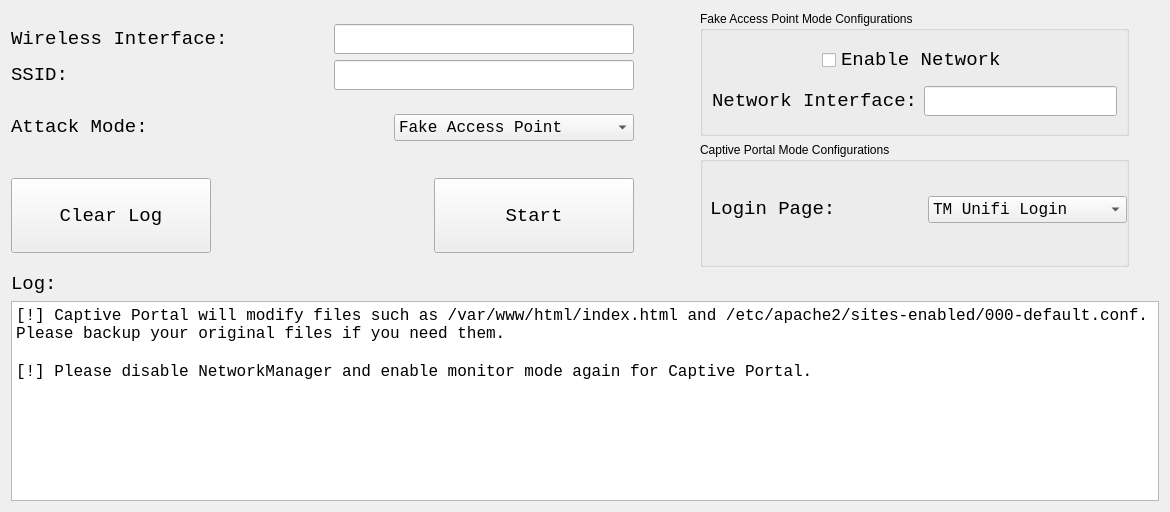
          <widget class="QWidget" name="EvilTwinTab">
           <attribute name="title">
            <string>Evil Twin Attack</string>
           </attribute>
           <layout class="QGridLayout" name="gridLayout_27">
            <item row="0" column="0">
             <layout class="QVBoxLayout" name="verticalLayout_58">
              <item>
               <layout class="QHBoxLayout" name="horizontalLayout_58">
                <item>
                 <layout class="QVBoxLayout" name="verticalLayout_57">
                  <item>
                   <layout class="QVBoxLayout" name="verticalLayout_56">
                    <item>
                     <layout class="QHBoxLayout" name="horizontalLayout_55">
                      <item>
                       <widget class="QLabel" name="interface_label_wifi1_9">
                        <property name="font">
                         <font>
                          <family>Monospace</family>
                          <pointsize>14</pointsize>
                         </font>
                        </property>
                        <property name="text">
                         <string>Wireless Interface:</string>
                        </property>
                       </widget>
                      </item>
                      <item>
                       <spacer name="horizontalSpacer_42">
                        <property name="orientation">
                         <enum>Qt::Horizontal</enum>
                        </property>
                        <property name="sizeType">
                         <enum>QSizePolicy::Expanding</enum>
                        </property>
                        <property name="sizeHint" stdset="0">
                         <size>
                          <width>100</width>
                          <height>20</height>
                         </size>
                        </property>
                       </spacer>
                      </item>
                      <item>
                       <widget class="QLineEdit" name="evil_twin_wireless_interface">
                        <property name="sizePolicy">
                         <sizepolicy hsizetype="Fixed" vsizetype="Fixed">
                          <horstretch>0</horstretch>
                          <verstretch>0</verstretch>
                         </sizepolicy>
                        </property>
                        <property name="minimumSize">
                         <size>
                          <width>300</width>
                          <height>0</height>
                         </size>
                        </property>
                        <property name="font">
                         <font>
                          <family>Monospace</family>
                          <pointsize>14</pointsize>
                         </font>
                        </property>
                        <property name="text">
                         <string/>
                        </property>
                       </widget>
                      </item>
                     </layout>
                    </item>
                    <item>
                     <layout class="QHBoxLayout" name="horizontalLayout_54">
                      <item>
                       <widget class="QLabel" name="interface_label_wifi1_11">
                        <property name="font">
                         <font>
                          <family>Monospace</family>
                          <pointsize>14</pointsize>
                         </font>
                        </property>
                        <property name="text">
                         <string>SSID:</string>
                        </property>
                       </widget>
                      </item>
                      <item>
                       <spacer name="horizontalSpacer_45">
                        <property name="orientation">
                         <enum>Qt::Horizontal</enum>
                        </property>
                        <property name="sizeType">
                         <enum>QSizePolicy::Expanding</enum>
                        </property>
                        <property name="sizeHint" stdset="0">
                         <size>
                          <width>260</width>
                          <height>20</height>
                         </size>
                        </property>
                       </spacer>
                      </item>
                      <item>
                       <widget class="QLineEdit" name="evil_twin_ssid">
                        <property name="sizePolicy">
                         <sizepolicy hsizetype="Fixed" vsizetype="Fixed">
                          <horstretch>0</horstretch>
                          <verstretch>0</verstretch>
                         </sizepolicy>
                        </property>
                        <property name="minimumSize">
                         <size>
                          <width>300</width>
                          <height>0</height>
                         </size>
                        </property>
                        <property name="font">
                         <font>
                          <family>Monospace</family>
                          <pointsize>14</pointsize>
                         </font>
                        </property>
                        <property name="text">
                         <string/>
                        </property>
                       </widget>
                      </item>
                     </layout>
                    </item>
                    <item>
                     <spacer name="verticalSpacer_22">
                      <property name="orientation">
                       <enum>Qt::Vertical</enum>
                      </property>
                      <property name="sizeType">
                       <enum>QSizePolicy::Fixed</enum>
                      </property>
                      <property name="sizeHint" stdset="0">
                       <size>
                        <width>20</width>
                        <height>18</height>
                       </size>
                      </property>
                     </spacer>
                    </item>
                    <item>
                     <layout class="QHBoxLayout" name="horizontalLayout_51">
                      <item>
                       <widget class="QLabel" name="ip_address_label_10">
                        <property name="sizePolicy">
                         <sizepolicy hsizetype="Minimum" vsizetype="Preferred">
                          <horstretch>0</horstretch>
                          <verstretch>0</verstretch>
                         </sizepolicy>
                        </property>
                        <property name="minimumSize">
                         <size>
                          <width>100</width>
                          <height>0</height>
                         </size>
                        </property>
                        <property name="font">
                         <font>
                          <family>Monospace</family>
                          <pointsize>14</pointsize>
                         </font>
                        </property>
                        <property name="layoutDirection">
                         <enum>Qt::LeftToRight</enum>
                        </property>
                        <property name="text">
                         <string>&lt;html&gt;&lt;head/&gt;&lt;body&gt;&lt;p&gt;Attack Mode:&lt;/p&gt;&lt;/body&gt;&lt;/html&gt;</string>
                        </property>
                       </widget>
                      </item>
                      <item>
                       <spacer name="horizontalSpacer_46">
                        <property name="orientation">
                         <enum>Qt::Horizontal</enum>
                        </property>
                        <property name="sizeType">
                         <enum>QSizePolicy::Expanding</enum>
                        </property>
                        <property name="sizeHint" stdset="0">
                         <size>
                          <width>112</width>
                          <height>20</height>
                         </size>
                        </property>
                       </spacer>
                      </item>
                      <item>
                       <widget class="QComboBox" name="evil_twin_attack_mode">
                        <property name="sizePolicy">
                         <sizepolicy hsizetype="MinimumExpanding" vsizetype="Fixed">
                          <horstretch>0</horstretch>
                          <verstretch>0</verstretch>
                         </sizepolicy>
                        </property>
                        <property name="minimumSize">
                         <size>
                          <width>87</width>
                          <height>0</height>
                         </size>
                        </property>
                        <property name="font">
                         <font>
                          <family>Monospace</family>
                          <pointsize>12</pointsize>
                         </font>
                        </property>
                        <item>
                         <property name="text">
                          <string>Fake Access Point</string>
                         </property>
                        </item>
                        <item>
                         <property name="text">
                          <string>Captive Portal</string>
                         </property>
                        </item>
                       </widget>
                      </item>
                     </layout>
                    </item>
                   </layout>
                  </item>
                  <item>
                   <spacer name="verticalSpacer_21">
                    <property name="orientation">
                     <enum>Qt::Vertical</enum>
                    </property>
                    <property name="sizeType">
                     <enum>QSizePolicy::Fixed</enum>
                    </property>
                    <property name="sizeHint" stdset="0">
                     <size>
                      <width>20</width>
                      <height>18</height>
                     </size>
                    </property>
                   </spacer>
                  </item>
                  <item>
                   <layout class="QHBoxLayout" name="horizontalLayout_57">
                    <item>
                     <widget class="QPushButton" name="evil_twin_clear_log">
                      <property name="minimumSize">
                       <size>
                        <width>200</width>
                        <height>75</height>
                       </size>
                      </property>
                      <property name="font">
                       <font>
                        <family>Monospace</family>
                        <pointsize>14</pointsize>
                       </font>
                      </property>
                      <property name="text">
                       <string>Clear Log</string>
                      </property>
                     </widget>
                    </item>
                    <item>
                     <spacer name="horizontalSpacer_47">
                      <property name="orientation">
                       <enum>Qt::Horizontal</enum>
                      </property>
                      <property name="sizeType">
                       <enum>QSizePolicy::Expanding</enum>
                      </property>
                      <property name="sizeHint" stdset="0">
                       <size>
                        <width>112</width>
                        <height>20</height>
                       </size>
                      </property>
                     </spacer>
                    </item>
                    <item>
                     <widget class="QPushButton" name="evil_twin_button">
                      <property name="minimumSize">
                       <size>
                        <width>200</width>
                        <height>75</height>
                       </size>
                      </property>
                      <property name="font">
                       <font>
                        <family>Monospace</family>
                        <pointsize>14</pointsize>
                       </font>
                      </property>
                      <property name="text">
                       <string>Start</string>
                      </property>
                     </widget>
                    </item>
                   </layout>
                  </item>
                 </layout>
                </item>
                <item>
                 <spacer name="horizontalSpacer_48">
                  <property name="orientation">
                   <enum>Qt::Horizontal</enum>
                  </property>
                  <property name="sizeType">
                   <enum>QSizePolicy::Expanding</enum>
                  </property>
                  <property name="sizeHint" stdset="0">
                   <size>
                    <width>60</width>
                    <height>20</height>
                   </size>
                  </property>
                 </spacer>
                </item>
                <item>
                 <layout class="QVBoxLayout" name="verticalLayout_55">
                  <item>
                   <widget class="QGroupBox" name="groupBox_10">
                    <property name="minimumSize">
                     <size>
                      <width>300</width>
                      <height>125</height>
                     </size>
                    </property>
                    <property name="title">
                     <string>Fake Access Point Mode Configurations</string>
                    </property>
                    <layout class="QGridLayout" name="gridLayout_26">
                     <item row="0" column="0">
                      <layout class="QHBoxLayout" name="horizontalLayout_53">
                       <item>
                        <spacer name="horizontalSpacer_43">
                         <property name="orientation">
                          <enum>Qt::Horizontal</enum>
                         </property>
                         <property name="sizeType">
                          <enum>QSizePolicy::MinimumExpanding</enum>
                         </property>
                         <property name="sizeHint" stdset="0">
                          <size>
                           <width>100</width>
                           <height>20</height>
                          </size>
                         </property>
                        </spacer>
                       </item>
                       <item>
                        <widget class="QCheckBox" name="evil_twin_network_enable">
                         <property name="font">
                          <font>
                           <family>Monospace</family>
                           <pointsize>14</pointsize>
                          </font>
                         </property>
                         <property name="mouseTracking">
                          <bool>true</bool>
                         </property>
                         <property name="tabletTracking">
                          <bool>false</bool>
                         </property>
                         <property name="focusPolicy">
                          <enum>Qt::StrongFocus</enum>
                         </property>
                         <property name="text">
                          <string>Enable Network</string>
                         </property>
                         <property name="iconSize">
                          <size>
                           <width>16</width>
                           <height>16</height>
                          </size>
                         </property>
                         <property name="checked">
                          <bool>false</bool>
                         </property>
                         <property name="tristate">
                          <bool>false</bool>
                         </property>
                        </widget>
                       </item>
                       <item>
                        <spacer name="horizontalSpacer_44">
                         <property name="orientation">
                          <enum>Qt::Horizontal</enum>
                         </property>
                         <property name="sizeType">
                          <enum>QSizePolicy::MinimumExpanding</enum>
                         </property>
                         <property name="sizeHint" stdset="0">
                          <size>
                           <width>100</width>
                           <height>20</height>
                          </size>
                         </property>
                        </spacer>
                       </item>
                      </layout>
                     </item>
                     <item row="1" column="0">
                      <layout class="QHBoxLayout" name="horizontalLayout_52">
                       <item>
                        <widget class="QLabel" name="interface_label_wifi1_12">
                         <property name="font">
                          <font>
                           <family>Monospace</family>
                           <pointsize>14</pointsize>
                          </font>
                         </property>
                         <property name="text">
                          <string>Network Interface:</string>
                         </property>
                        </widget>
                       </item>
                       <item>
                        <widget class="QLineEdit" name="evil_twin_network_interface">
                         <property name="sizePolicy">
                          <sizepolicy hsizetype="Fixed" vsizetype="Fixed">
                           <horstretch>0</horstretch>
                           <verstretch>0</verstretch>
                          </sizepolicy>
                         </property>
                         <property name="minimumSize">
                          <size>
                           <width>100</width>
                           <height>0</height>
                          </size>
                         </property>
                         <property name="font">
                          <font>
                           <family>Monospace</family>
                           <pointsize>14</pointsize>
                          </font>
                         </property>
                         <property name="text">
                          <string/>
                         </property>
                        </widget>
                       </item>
                      </layout>
                     </item>
                    </layout>
                   </widget>
                  </item>
                  <item>
                   <widget class="QGroupBox" name="groupBox_11">
                    <property name="minimumSize">
                     <size>
                      <width>300</width>
                      <height>125</height>
                     </size>
                    </property>
                    <property name="title">
                     <string>Captive Portal Mode Configurations</string>
                    </property>
                    <widget class="QWidget" name="layoutWidget">
                     <property name="geometry">
                      <rect>
                       <x>10</x>
                       <y>50</y>
                       <width>417</width>
                       <height>35</height>
                      </rect>
                     </property>
                     <layout class="QHBoxLayout" name="horizontalLayout_56">
                      <item>
                       <widget class="QLabel" name="ip_address_label_11">
                        <property name="sizePolicy">
                         <sizepolicy hsizetype="Minimum" vsizetype="Preferred">
                          <horstretch>0</horstretch>
                          <verstretch>0</verstretch>
                         </sizepolicy>
                        </property>
                        <property name="minimumSize">
                         <size>
                          <width>212</width>
                          <height>0</height>
                         </size>
                        </property>
                        <property name="font">
                         <font>
                          <family>Monospace</family>
                          <pointsize>14</pointsize>
                         </font>
                        </property>
                        <property name="layoutDirection">
                         <enum>Qt::LeftToRight</enum>
                        </property>
                        <property name="text">
                         <string>&lt;html&gt;&lt;head/&gt;&lt;body&gt;&lt;p&gt;Login Page:&lt;/p&gt;&lt;/body&gt;&lt;/html&gt;</string>
                        </property>
                       </widget>
                      </item>
                      <item>
                       <widget class="QComboBox" name="evil_twin_login_page">
                        <property name="sizePolicy">
                         <sizepolicy hsizetype="MinimumExpanding" vsizetype="Fixed">
                          <horstretch>0</horstretch>
                          <verstretch>0</verstretch>
                         </sizepolicy>
                        </property>
                        <property name="minimumSize">
                         <size>
                          <width>87</width>
                          <height>0</height>
                         </size>
                        </property>
                        <property name="font">
                         <font>
                          <family>Monospace</family>
                          <pointsize>12</pointsize>
                         </font>
                        </property>
                        <item>
                         <property name="text">
                          <string>TM Unifi Login</string>
                         </property>
                        </item>
                       </widget>
                      </item>
                     </layout>
                    </widget>
                   </widget>
                  </item>
                 </layout>
                </item>
                <item>
                 <spacer name="horizontalSpacer_49">
                  <property name="orientation">
                   <enum>Qt::Horizontal</enum>
                  </property>
                  <property name="sizeType">
                   <enum>QSizePolicy::Expanding</enum>
                  </property>
                  <property name="sizeHint" stdset="0">
                   <size>
                    <width>30</width>
                    <height>20</height>
                   </size>
                  </property>
                 </spacer>
                </item>
               </layout>
              </item>
              <item>
               <layout class="QVBoxLayout" name="verticalLayout_54">
                <item>
                 <widget class="QLabel" name="label_15">
                  <property name="font">
                   <font>
                    <family>Monospace</family>
                    <pointsize>14</pointsize>
                   </font>
                  </property>
                  <property name="text">
                   <string>Log:</string>
                  </property>
                 </widget>
                </item>
                <item>
                 <widget class="QTextBrowser" name="evil_twin_log">
                  <property name="minimumSize">
                   <size>
                    <width>250</width>
                    <height>200</height>
                   </size>
                  </property>
                  <property name="font">
                   <font>
                    <family>Monospace</family>
                    <pointsize>12</pointsize>
                   </font>
                  </property>
                  <property name="html">
                   <string>&lt;!DOCTYPE HTML PUBLIC &quot;-//W3C//DTD HTML 4.0//EN&quot; &quot;http://www.w3.org/TR/REC-html40/strict.dtd&quot;&gt;
&lt;html&gt;&lt;head&gt;&lt;meta name=&quot;qrichtext&quot; content=&quot;1&quot; /&gt;&lt;style type=&quot;text/css&quot;&gt;
p, li { white-space: pre-wrap; }
&lt;/style&gt;&lt;/head&gt;&lt;body style=&quot; font-family:'Monospace'; font-size:12pt; font-weight:400; font-style:normal;&quot;&gt;
&lt;p style=&quot; margin-top:0px; margin-bottom:0px; margin-left:0px; margin-right:0px; -qt-block-indent:0; text-indent:0px;&quot;&gt;[!] Captive Portal will modify files such as /var/www/html/index.html and /etc/apache2/sites-enabled/000-default.conf. Please backup your original files if you need them.&lt;/p&gt;
&lt;p style=&quot;-qt-paragraph-type:empty; margin-top:0px; margin-bottom:0px; margin-left:0px; margin-right:0px; -qt-block-indent:0; text-indent:0px;&quot;&gt;&lt;br /&gt;&lt;/p&gt;
&lt;p style=&quot; margin-top:0px; margin-bottom:0px; margin-left:0px; margin-right:0px; -qt-block-indent:0; text-indent:0px;&quot;&gt;[!] Please disable NetworkManager and enable monitor mode again for Captive Portal.&lt;/p&gt;
&lt;p style=&quot;-qt-paragraph-type:empty; margin-top:0px; margin-bottom:0px; margin-left:0px; margin-right:0px; -qt-block-indent:0; text-indent:0px;&quot;&gt;&lt;br /&gt;&lt;/p&gt;&lt;/body&gt;&lt;/html&gt;</string>
                  </property>
                 </widget>
                </item>
               </layout>
              </item>
             </layout>
            </item>
           </layout>
          </widget>
